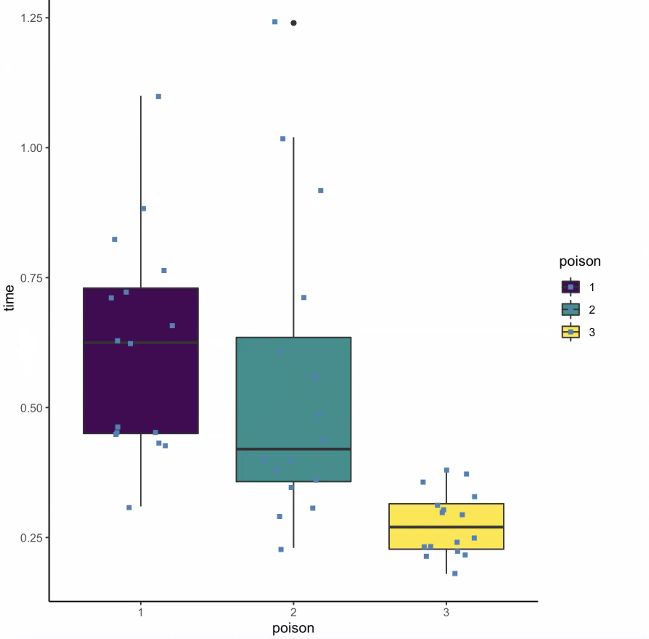

R code for this plot:
# auhtor: Mojekwu, # date: sep 3, 2021, purpose: calculate ANNOVA on sample data

library(dplyr)

PATH <- "https://raw.githubusercontent.com/guru99-edu/R-Programming/master/poisons.csv" 

df <- read.csv(PATH) %>% select(-X) %>% mutate(poison = factor(poison, ordered = TRUE)) 

glimpse(df)

# levels/ranks of variable/column poison

levels(df$poison)

# summary of data

df %>% group_by(poison) %>% summarise( count_poison = n(), mean_time = mean(time, na.rm = TRUE), sd_time = sd(time, na.rm = TRUE) )

# instal library ggplot

install.packages("ggplot2")
library(ggplot2)

ggplot(df, aes(x = poison, y = time, fill = poison)) + geom_boxplot() + geom_jitter(shape = 15, color = "steelblue", position = position_jitter(0.21)) + theme_classic()

# perform the one-way ANOVA test

anova_one_way <- aov(time~poison, data = df)

summary(anova_one_way)
